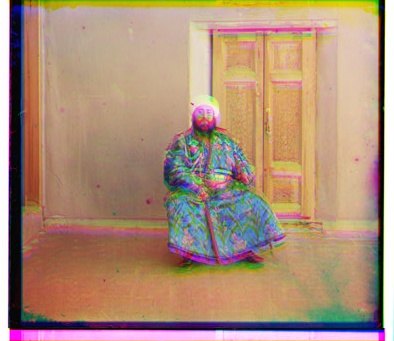
#> input picture 00153v.jpg, 394 x 341 px, found by its file name
$ jupyter execute --allow-errors sairamesh.d_pa1.ipynb   (shell and % lines are left out)
#> lines starting #> are read from the running program, lines starting #| are printed output that depends on the picture
# Programming assignment 1: Aligning Prokudin-Gorskii images
(adapted from Alexei Efros@UC Berkeley and Subhransu Maji@UMass Amherst)

<font size="4">Sergei Mikhailovich Prokudin-Gorskii (1863-1944) was a man well ahead of his time. Convinced, as early as 1907, that color photography was the wave of the future, he won Tzar’s special permission to travel across the vast Russian Empire and take color photographs of everything he saw including the only color portrait
of Leo Tolstoy. And he really photographed everything: people, buildings, landscapes, railroads, bridges...
thousands of color pictures! His idea was simple: record three exposures of every scene onto a glass plate
using a red, a green, and a blue filter. Never mind that there was no way to print color photographs until
much later – he envisioned special projectors to be installed in ”multimedia” classrooms all across Russia
where the children would be able to learn about their vast country. Alas, his plans never materialized: he
left Russia in 1918, right after the revolution, never to return again. Luckily, his RGB glass plate negatives,
capturing the last years of the Russian Empire, survived and were purchased in 1948 by the Library of
Congress. The LoC has recently digitized the negatives and made them available on-line.</font>

<font size="3">Figure 1: Example image from the Prokudin-Gorskii collection. On the left are the three images captured
individually. On the right is a reconstructed color photograph. Note the colors are in B, G, R order from the
top to bottom (and not R, G, B)!</font>

<font size="4">Your goal is to take photographs of each plate and generate a color image by aligning them (as shown in the right of Figure 1). The easiest way to align the plates is to exhaustively search over a window of possible displacements
(say [-15,15] pixels), score each one using some image matching metric, and take the displacement with
the best score.</font>

## Submission format

* <your_nu_username>_pa1.ipynb (finished this file)

## Note:
The OpenCV library is only used to load and save images. You are not allowed to use any OpenCV's built-in functions unless otherwise noted as in the task 5. The Numpy library is sufficient to finish this assignment.

Do not install any additional packages inside the conda environment. The TAs will use the same environment as defined in the config files we provide you, so anything that’s not in there by default will probably cause your code to break during grading. Failure to follow any of these instructions will lead to point deductions.

## Module import and image reading

[cell 1]
# Jupyter notebook autoload module setting
# see https://stackoverflow.com/questions/5364050/reloading-submodules-in-ipython

# visualization
import matplotlib.pyplot as plt
plt.close('all')

import os
import glob
import time
import numpy as np
import cv2

[cell 2]
# load a single gray-scale image
raw_im = cv2.imread('data/00153v.jpg', cv2.IMREAD_GRAYSCALE).astype(np.float32)
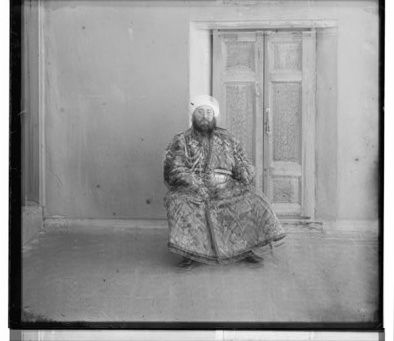
#> raw_im: shape (341, 394) float32; min 0, max 255, mean 149
print(raw_im.shape)
#| (341, 394)
print(raw_im.min(), raw_im.max())
#| 0.0 255.0
# the output of these two print calls should be
# (1024, 394)
# 0 255

# let's do a simple visualization
plt.figure(figsize = (20,20))
plt.imshow(raw_im, cmap='gray', vmin=0, vmax=255)
# you should be able to see a grayscale image showing a person sitting there

## Programming assignment starts here (100 points in total)

<font size="4" color="red">**task 1: split the raw image into three parts (5 points)**</font><br><br>
<font size="4"> We can see there are three photos shown above. These photos represent images captured with a blue, green, and red filter. The first task you need to do is to split the raw image vertically into three parts.
Note the photos are in B, G, R order from the top to bottom (and not R, G, B)!</font>

[cell 3]
def split_raw_image(raw_im):
    # implement the function to split the raw_im vertically into three images
    # corresponding to the B, G, R channel, respectively
    # three channels should have the same spatial dimensions
    # replace the dummpy implmentation with your own

    image_height = raw_im.shape[0]
#> image_height = 341
    individual_image_height = int(image_height/3)
#> individual_image_height = 113
    im_b = raw_im[0 : individual_image_height] # First part of image
    im_g = raw_im[individual_image_height : 2*individual_image_height] # Second part of image
    im_r = raw_im[2*individual_image_height : 3*individual_image_height] # Third part of image
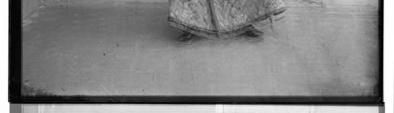
#> im_r: shape (113, 394) float32; min 0, max 255, mean 132.2

    return im_r, im_g, im_b

### sanity check: let's visualize the split results

[cell 4]
# now let's do a visualization to see if they look
im_r, im_g, im_b = split_raw_image(raw_im)
print(im_r.shape, im_g.shape, im_b.shape)
#| (113, 394) (113, 394) (113, 394)

plt.figure(figsize = (20,20))

# channel R
ax1 = plt.subplot(1, 3, 1)
ax1.imshow(im_r, cmap='gray', vmin=0, vmax=255)

# channel G
ax2 = plt.subplot(1, 3, 2)
ax2.imshow(im_g, cmap='gray', vmin=0, vmax=255)

# channel B
ax3 = plt.subplot(1, 3, 3)
ax3.imshow(im_b, cmap='gray', vmin=0, vmax=255)

<font size="4" color="red">**task 2: implement a function that tells us how close two images are (10 points)**</font><br><br>
<font size="4">There is a number of possible metrics that one could use to score how well the images match. We are going to use the normalized cross-correlation (NCC), which is simply a dot product between two normalized vectors. Specifically, given two channel photots, we treat each of them as a vector, normalize each of them with L2 norm, and compute the dot product between them.</font>

[cell 5]
def normalized_cross_correlation(ref_im, input_im):
    # calculate and return the ncc between the ref_im and input_im
    # sanity check
    assert len(ref_im.shape) == 2
    assert len(input_im.shape) == 2

    # replace the dummpy implmentation with your own

    correlation = np.sum(ref_im * input_im) # Numerator
#> correlation = 894916992
    norm = np.sqrt(np.sum(ref_im * ref_im)) * np.sqrt(np.sum(input_im * input_im)) # Denominator
#> norm = 946670656
    ncc = correlation / norm
#> ncc = 0.945

    return ncc

<font size="4" color="red">**task 3: find the best displacements between two channels to align one to the other (30 points)**</font><br><br>
<font size="4">We need to consider displacements in both the horizontal and vertical directions.</font>

<font size="4">**Hint 1**: Use `np.roll()` to offset the channels while keeping the same dimensions among them. **Note that the roll is circular** that means if you roll the image to the left, the left edge goes to the right. This also happens to the vertical roll. </font>

[cell 6]
def get_best_displacement(im1, im2, x_disp=(-15, 15), y_disp=(-15, 15)):
    # im1: one channel image
    # im2: the other channel image
    # x_disp: minimum and maximum of the horizontal displacement
    # y_disp: minimum and maximum of the vertical displacement
    # replace the dummy implmentation with your own
    best_x_disp, best_y_disp = 0, 0
    maximum_score = normalized_cross_correlation(im1, im2)
#> maximum_score = 0.945
    # Iterate through x and y axes to find the x and y displacements with best NCC
    for i in range(x_disp[0], x_disp[1]) :
        for j in range(y_disp[0], y_disp[1]) :
            rolled_image = np.roll(im2, i, axis=1) # Roll image in first axis
            shifted_image = np.roll(rolled_image, j, axis=0) # Roll image in second axis
            score = normalized_cross_correlation(im1, shifted_image)
            if score > maximum_score:
                maximum_score = score
                best_x_disp = i
                best_y_disp = j
#> this loop made 30 passes
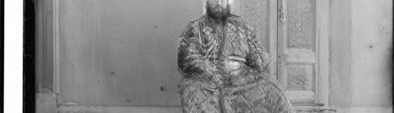
#> rolled_image: shape (113, 394) float32; min 0, max 255, mean 141.8

    return best_x_disp, best_y_disp

<font size="4" color="red">**task 4: align and combine three channels together to get a colorful image (20 points)**</font><br><br>
<font size="4">Finally, we fix the R (red) channel and align the rest two to it and combine them together to get a colorful image. Your implementation shouldn't be too slow. Our reference implementation takes about 0.75s on our computer with an Intel® Xeon(R) E-2276M CPU @ 2.80GHz CPU.</font>

[cell 7]
def get_color_image(im_r, im_g, im_b, disp_search_func=get_best_displacement):
    # im_r: R channel
    # im_g: G channel
    # im_b: B channel
    # output the colorful image and the best displacement found

    # note that disp_search_func is a callable function
    # you can directly use it as
    # best_x_disp, best_y_disp = disp_search_func(im_g, im_b)

    # replace this dummy implementation with yours

    # Best displacements for G
    best_g_disp = disp_search_func(im_r, im_g)
    im_g_rolled = np.roll(im_g, best_g_disp[0], axis=1)
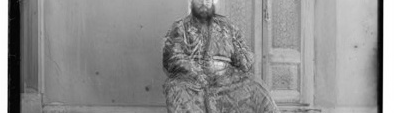
#> im_g_rolled: shape (113, 394) float32; min 0, max 255, mean 141.8
    im_g_shifted = np.roll(im_g_rolled, best_g_disp[1], axis=0)
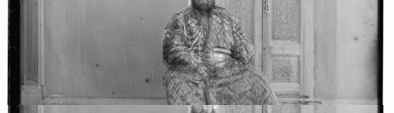
#> im_g_shifted: shape (113, 394) float32; min 0, max 255, mean 141.8
    # Best displacements for B
    best_b_disp = disp_search_func(im_r, im_b)
#> call 2 of get_best_displacement, with x_disp = (-15, 15), y_disp = (-15, 15)
#> after the loop in get_best_displacement (call 2), `for i in range(x_disp[0], x_disp[1]) :`:
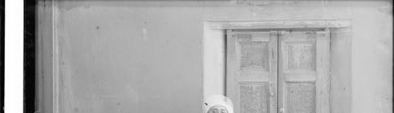
#> rolled_image: shape (113, 394) float32; min 0, max 255, mean 172.2
    im_b_rolled = np.roll(im_b, best_b_disp[0], axis=1)
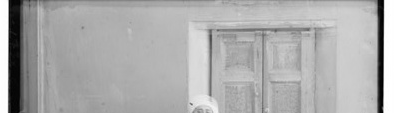
#> im_b_rolled: shape (113, 394) float32; min 0, max 255, mean 172.2
    im_b_shifted = np.roll(im_b_rolled, best_b_disp[1], axis=0)
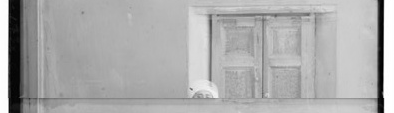
#> im_b_shifted: shape (113, 394) float32; min 0, max 255, mean 172.2
    # Stacking the three parts in RGB order
    im_color = np.stack(np.asarray([im_r, im_g_shifted, im_b_shifted]), axis = 2)
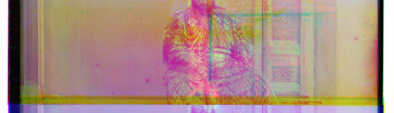
#> im_color: shape (113, 394, 3) float32; mean of channels 0, 1, 2 132.2, 141.8, 172.2; drawn as B, G, R

    return im_color, best_g_disp, best_b_disp

### let's visualize the final result

[cell 8]
tic = time.time()
im_color, best_g_disp, best_b_disp = get_color_image(im_r, im_g, im_b)
toc = time.time()
print('G channel, x-disp: {}, y-disp: {}'.format(best_g_disp[0], best_g_disp[1]))
#| G channel, x-disp: -1, y-disp: -8
print('B channel, x-disp: {}, y-disp: {}'.format(best_b_disp[0], best_b_disp[1]))
#| B channel, x-disp: -1, y-disp: -15
print('Elapsed time: {:.3f}s'.format(toc - tic))

plt.figure(figsize = (20,20))
plt.imshow(im_color.astype(np.uint8))
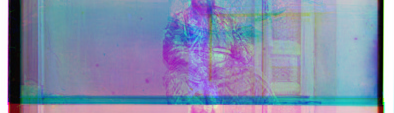
#> shown: shape (113, 394, 3); mean R, G, B 132.2, 141.8, 172.2

$ run again, with 00125v.jpg copied over 00153v.jpg
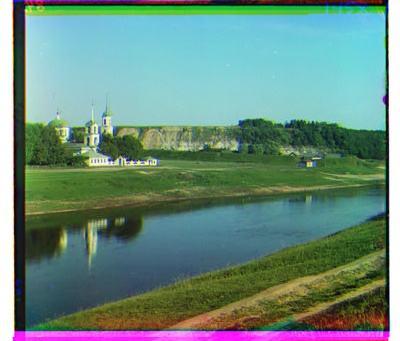
#> input picture 00125v.jpg, 400 x 341 px, found by its file name
#| (341, 400)
#| 0.0 255.0
#> in split_raw_image, `im_r = raw_im[2*individual_image_height : 3*individual_image_height]`:
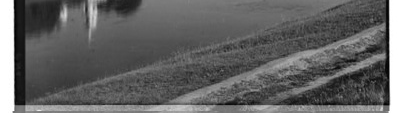
#> im_r: shape (113, 400) float32; min 0, max 255, mean 98.5
#| (113, 400) (113, 400) (113, 400)
#> correlation = 571691904
#> norm = 623475904
#> ncc = 0.917
#> the loop in get_best_displacement, `for i in range(x_disp[0], x_disp[1]) :` made 30 passes
#| G channel, x-disp: 0, y-disp: -8
#| B channel, x-disp: 1, y-disp: 4
#> `[cell 8] tic = time.time() im_color, best_g_disp, best_b_disp = get_co..`:
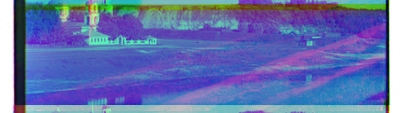
#> shown: shape (113, 400, 3); mean R, G, B 98.5, 112.3, 173.3
